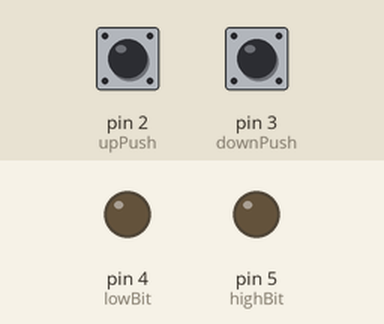
Simulated run of this sketch. Board: Arduino Uno, built with avr-gcc and run on an emulated ATmega328P. Parts: output pins drawn as LEDs (lit = HIGH). The inputs (shaded band) are chosen by the test bench; at power-on: pin 2 (upPush) LOW, pin 3 (downPush) LOW.

Above: at 1.5 s.
1.6 s: pin 2 (upPush) pulled HIGH for 1 s
At 3.7 s:
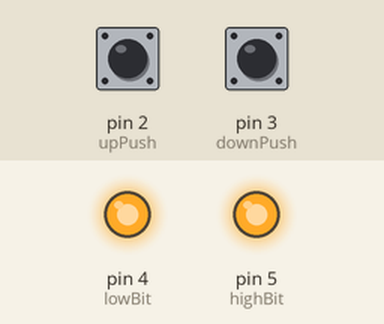
4.1 s: pin 3 (downPush) pulled HIGH for 3.2 s
At 7.8 s:
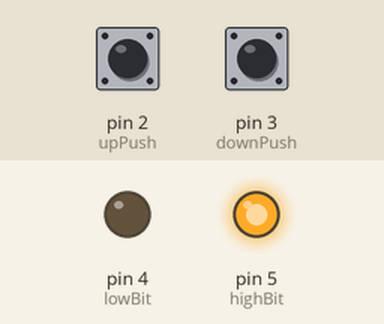
8.8 s: pin 3 (downPush) pulled HIGH for 0.4 s
At 9.4 s:
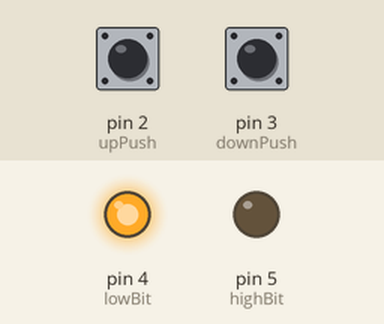
10.7 s: pin 3 (downPush) pulled HIGH for 1 s
At 11.8 s:
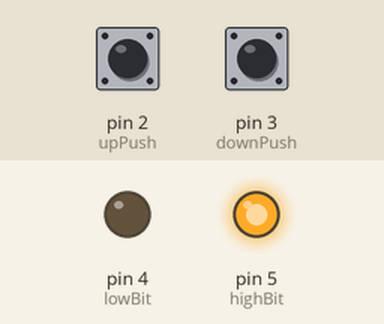
Timing chart, 0 to 13.7 s (numbered marks = the images above; inputs shaded):
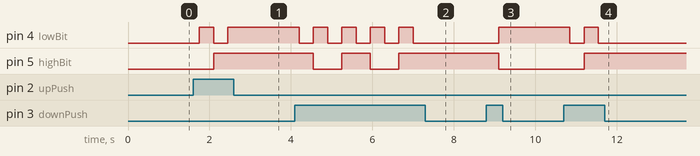

The sketch:

Mod-4Counter.ino
```cpp
// An Arduino program that counts in mod-4 binary, taking input
//	from 2 pushbuttons and sending the current state to 2 LEDs
// Author: amwheeler1


// Global constants for pins
// Input
const int upPush = 2, downPush = 3;		// Button pins

// Output
const int lowBit = 4, highBit = 5;		// LED pins

// Program state variables
int counter = 0;						// Counter for mod-4


// Setup subroutine
void setup() {
  // Set pins tied to push buttons to INPUT
  pinMode (upPush, INPUT);				// Increment counter button
  pinMode (downPush, INPUT);			// Decrement counter button

  // Set pins tied to LEDs to OUTPUT
  pinMode (lowBit, OUTPUT);				// Low-order bit
  pinMode (highBit, OUTPUT);			// High-order bit
}


// Main loop subroutine
void loop() {

  // Detect if a button is pressed
  if (digitalRead(upPush) == HIGH)
    counter++;
  else if (digitalRead(downPush) == HIGH) {
    counter--;
    if (counter < 0)					// Wrap around value if counter < 0
      counter += 4;
  }

  // Check binary value of counter to determine which LEDs are high
  if ((counter & 1) == 1)				// if bit 0 of counter is high
    digitalWrite(lowBit, HIGH);
  else
    digitalWrite (lowBit, LOW);

  if ((counter & 2) == 2)				// if bit 1 of counter is high
    digitalWrite (highBit, HIGH);
  else
    digitalWrite (highBit, LOW);

  delay (350);							// Delay for human usability
}
```

Measured:
- after the input at 1.6 s, pin 4 (lowBit): LOW → HIGH after 0.15 s, → LOW 0.35 s later, → HIGH 0.35 s later; pin 5 (highBit): LOW → HIGH after 0.50 s
- after the input at 4.1 s, pin 4 (lowBit): alternates HIGH for 0.35 s and LOW for 0.35 s, 9 changes in all, then stays LOW, starting after 0.10 s; pin 5 (highBit): alternates HIGH for 0.70 s and LOW for 0.70 s, 4 changes in all, then stays HIGH, starting after 0.45 s
- after the input at 8.8 s, pin 4 (lowBit): LOW → HIGH after 0.30 s; pin 5 (highBit): HIGH → LOW after 0.30 s
- after the input at 10.7 s, pin 4 (lowBit): HIGH → LOW after 0.15 s, → HIGH 0.35 s later, → LOW 0.35 s later; pin 5 (highBit): LOW → HIGH after 0.50 s
